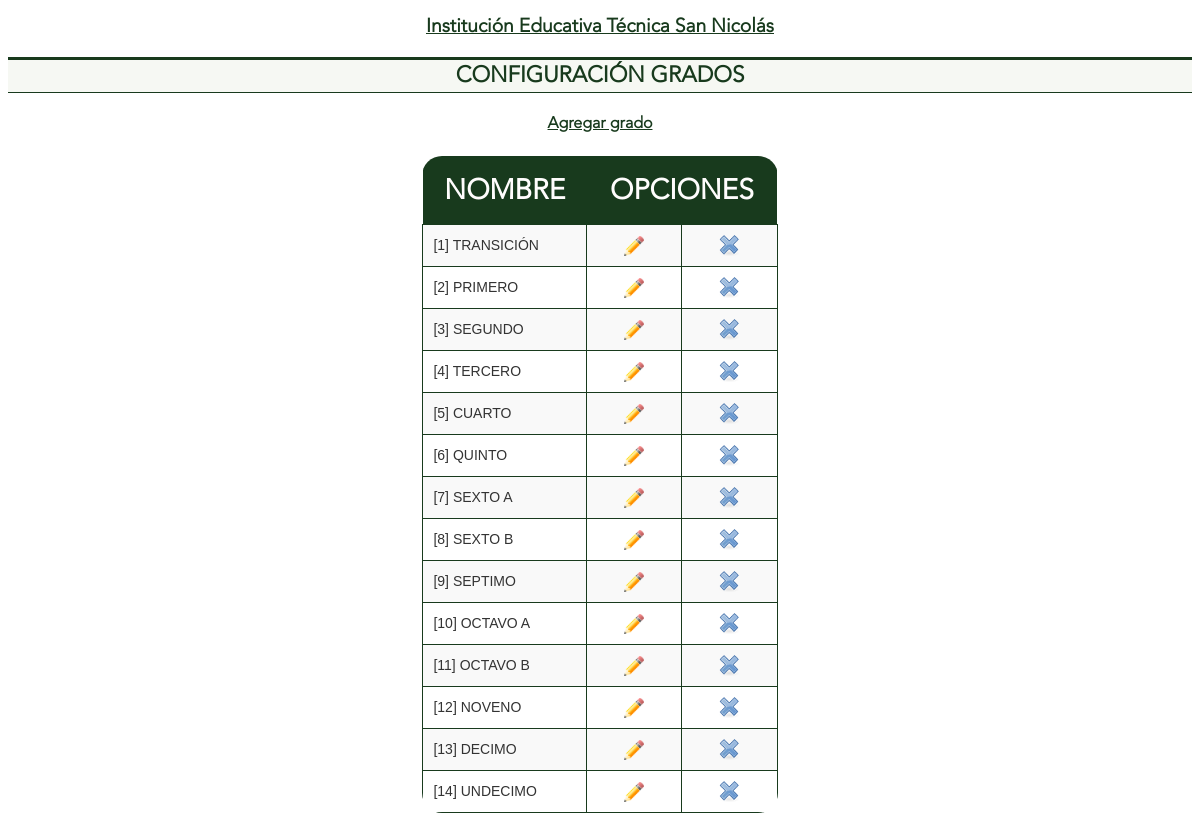
Screenshot of /administrador/grados.php (signed in) with the database file from the repository.
### tables this page shows
CREATE TABLE IF NOT EXISTS `general` (
  `id` int(11) NOT NULL AUTO_INCREMENT,
  `institucion` varchar(100) NOT NULL,
  `descripcion` varchar(100) NOT NULL,
  `activo` varchar(1) NOT NULL,
  `clave` varchar(1) NOT NULL,
  PRIMARY KEY (`id`)
);

CREATE TABLE IF NOT EXISTS `grados` (
  `id` int(11) NOT NULL AUTO_INCREMENT,
  `grado` varchar(15) NOT NULL,
  PRIMARY KEY (`id`)
);

### administrador/grados.php (the view, shortened to what this page needs)
<?php
$link=conectarse();
$estado=mysqli_query($link, "select * from general");
$leer= mysqli_fetch_array($estado);
if(isset($_COOKIE['VotaDatAdmin'])) {
	echo '<!DOCTYPE html PUBLIC "-//W3C//DTD XHTML 1.0 Transitional//EN" "http://www.w3.org/TR/xhtml1/DTD/xhtml1-transitional.dtd">';
	echo '<html>';
	echo '<head>	<meta charset="UTF-8"><link rel="icon" href="./../iconos/EscudoColegio.png" type="image/png">
';
	echo '<link href="../estilo.css
" rel="stylesheet" type="text/css" />';
	echo '</head>';
	echo '<body>';
	echo '<h1>'.$leer['institucion'].'</h1>';
	echo '<h2>CONFIGURACIÓN GRADOS</h2>';
	echo '<div align="center">';
	if((isset($_GET['agrega']))and($_GET['agrega']=="ok")) {
		echo '<form name="addgrado" action="grados.php" method="post">';
	        echo '<table>';
	        echo '<tr>';
	        echo '<td style="text-align:right;"><label for="nombre_grado">';
	        echo '<strong>Nombre del grado:</strong>';
	        echo '</label></td>';
	        echo '<td><input type="text" name="nombre_grado" size="30" maxlength="50" title="Escriba el nombre del grado" />';
	        echo '</td></tr>';
	        echo '<tr><td class="cen" colspan="2"><input type="submit" name="envia_grado" value="Guardar" title="Agregar grado" />&nbsp&nbsp&nbsp&nbsp';
		echo '<input type="button" name="Cancel" value="Cancelar" onclick="window.location =\'grados.php\' "/></td></tr>';
		echo '</form></table>';
	}
	else {
		echo '<div class=cen>';
		echo '<strong><a href="grados.php?agrega=ok" title="Agregar grado">Agregar grado</a></strong>';
		echo '</div>';
	}
	echo '<br /><table>';
	echo '<thead><tr><th>NOMBRE</th><th colspan="2">OPCIONES</th></tr></thead>';
	$resp=mysqli_query($link, sprintf("select * from grados order by id"));
	while($row = mysqli_fetch_array($resp)) {
			echo '<tr>';
			echo '<td>['.$row['id'].'] '.$row['grado'].'</td>';
			echo '<td class="cen"><a href="grados.php?id='.md5($row['id']).'&editar=ok" title="Editar grado"><img src="../iconos/lapiz.png" border="0" width="20px" border="0" alt="Editar" /></a></td>';
			echo '<td class="cen"><a href="grados.php?id='.md5($row['id']).'&elimina=0" title="Borrar grado"><img src="../iconos/delete.png" border="0" alt="Borrar" /></a></td></tr>';
	}
	echo '</table><br />';
	echo '</div>';
	echo '</body>';
	echo '</html>';
}
else {
	include_once("encabezado.html");
      	echo '<table>';
        echo '<tr><td class="cen"><strong>Su sesión ha finalizado, por favor vuelva a ingresar al sistema</strong></td></tr>';
        echo '</table></div></body></html>';
}
?>

### estilo.css (style rules this page uses)
* { font-family: Avenir; }
a:link, a:visited { color: #183a1d; font-family: Avenir; }
h1 { color: #183a1d; font-size: 1em; font-family: Avenir; text-decoration: underline; text-align: center; font-size: larger; }
h2 { color: #183a1d; text-align: center; font-size: 1.4em; border-top: 3px solid #183a1d; border-bottom: 1px solid #183a1d; background-color: #F6F8F3; padding: 0 20px 2px 20px; font-family: Avenir; }
table { margin: 0 auto; text-align: left; width: 30%; border-collapse: collapse; border: none; border-radius: 20px; overflow: hidden; }
thead th { background-color: #183a1d; color: #fffdfd; font-size: 28px; font-weight: bold; padding: 15px 10px; text-align: center; }
tbody tr:nth-child(odd) { background-color: #f9f9f9; }
tbody th, tbody td { font-size: 14px; font-family: 'Arial', sans-serif; color: #333; padding: 10px; border: 1px solid #183a1d; text-align: justify; }
.cen { text-align: center; transition: all 0.3s ease-in; }
tbody th, td { font-size: 0.8em; line-height: 1.4em; font-family: Avenir; color: #000; padding: 10px 7px; border-top: 1px solid #ffc400bb; border-right: 1px solid #DDDDDD; text-align: justify; }
:root { accent-color: #183a1d; }

### rows the page displays
general: institucion "Institución Educativa Técnica San Nicolás"
grados: id "1", grado "TRANSICIÓN"
grados: id "2", grado "PRIMERO"
grados: id "3", grado "SEGUNDO"
grados: id "4", grado "TERCERO"
grados: id "5", grado "CUARTO"
grados: id "6", grado "QUINTO"
grados: id "7", grado "SEXTO A"
grados: id "8", grado "SEXTO B"
grados: id "9", grado "SEPTIMO"
grados: id "10", grado "OCTAVO A"
grados: id "11", grado "OCTAVO B"
grados: id "12", grado "NOVENO"
grados: id "13", grado "DECIMO"
grados: id "14", grado "UNDECIMO"
